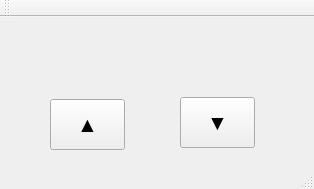
<?xml version="1.0" encoding="UTF-8"?>
<ui version="4.0">
 <class>TEXT_CHANGEClass</class>
 <widget class="QMainWindow" name="TEXT_CHANGEClass">
  <property name="enabled">
   <bool>true</bool>
  </property>
  <property name="geometry">
   <rect>
    <x>0</x>
    <y>0</y>
    <width>314</width>
    <height>189</height>
   </rect>
  </property>
  <property name="windowTitle">
   <string>TEXT_CHANGE</string>
  </property>
  <widget class="QWidget" name="centralWidget">
   <widget class="QLabel" name="num">
    <property name="geometry">
     <rect>
      <x>60</x>
      <y>10</y>
      <width>191</width>
      <height>51</height>
     </rect>
    </property>
    <property name="text">
     <string/>
    </property>
   </widget>
   <widget class="QPushButton" name="plus">
    <property name="geometry">
     <rect>
      <x>50</x>
      <y>82</y>
      <width>75</width>
      <height>51</height>
     </rect>
    </property>
    <property name="font">
     <font>
      <pointsize>16</pointsize>
     </font>
    </property>
    <property name="text">
     <string>▲</string>
    </property>
   </widget>
   <widget class="QPushButton" name="minus">
    <property name="geometry">
     <rect>
      <x>180</x>
      <y>80</y>
      <width>75</width>
      <height>51</height>
     </rect>
    </property>
    <property name="font">
     <font>
      <pointsize>16</pointsize>
     </font>
    </property>
    <property name="text">
     <string>▼</string>
    </property>
   </widget>
  </widget>
  <widget class="QMenuBar" name="menuBar">
   <property name="geometry">
    <rect>
     <x>0</x>
     <y>0</y>
     <width>314</width>
     <height>20</height>
    </rect>
   </property>
  </widget>
  <widget class="QToolBar" name="mainToolBar">
   <attribute name="toolBarArea">
    <enum>TopToolBarArea</enum>
   </attribute>
   <attribute name="toolBarBreak">
    <bool>false</bool>
   </attribute>
  </widget>
  <widget class="QStatusBar" name="statusBar"/>
 </widget>
 <layoutdefault spacing="6" margin="11"/>
 <resources>
  <include location="TEXT_CHANGE.qrc"/>
 </resources>
 <connections/>
</ui>
